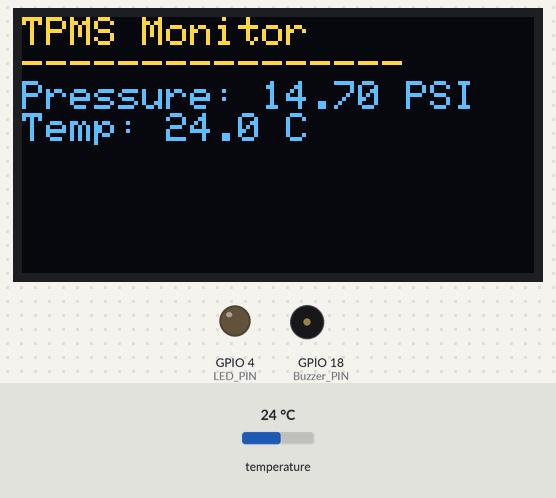
Simulated run of this program. Board: ESP32. Shown: 128×64 one-colour display, output pins drawn as LEDs (lit = HIGH), buzzer (waves = sounding, pin HIGH). The inputs (shaded band) are chosen by the test bench; at power-on: temperature 24 °C. The OLED is the two-colour kind (top 16 rows yellow); WiFi joins after 1.5 s; servers stay silent unless stated; what the program prints to the serial monitor is not drawn.

Above: at 4.4 s.
4.5 s: temperature set to 12 °C
At 9.3 s:
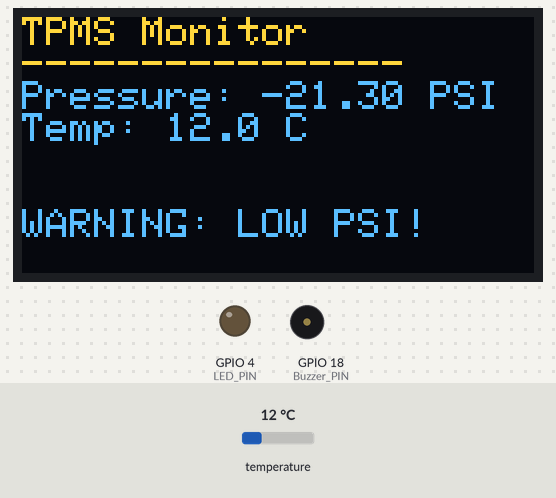
10.9 s: temperature set to 28 °C
At 12.3 s:
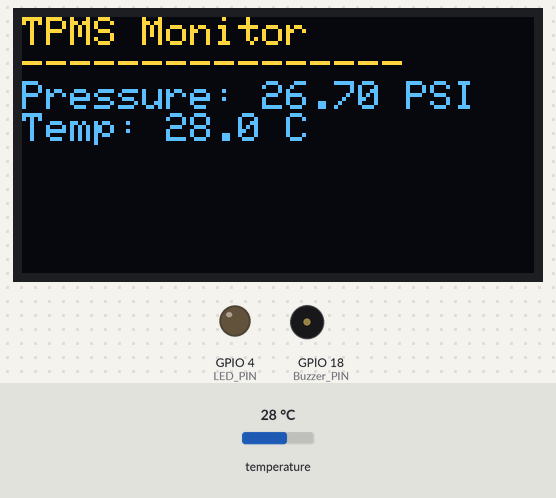
13.3 s: temperature set to 24.8 °C
At 15.0 s:
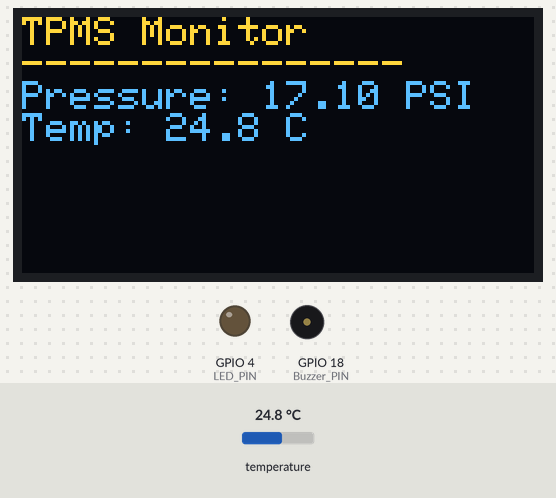
15.3 s: temperature set to 23.1 °C
At 16.8 s:
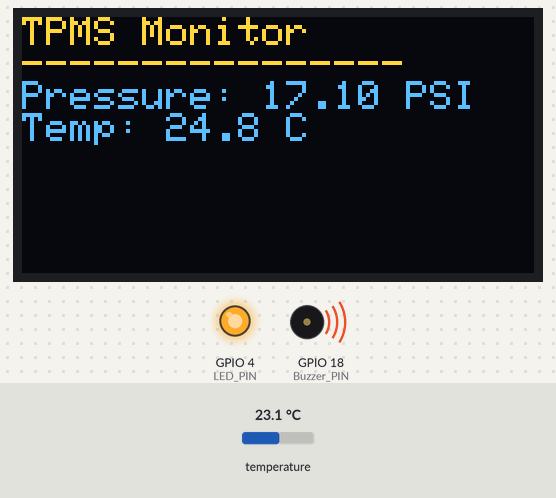
Timing chart, 0 to 21.3 s (numbered marks = the images above; inputs shaded):
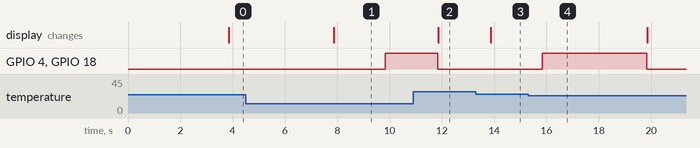

The program:

main.cpp
```cpp
// Blynk and Library Section
#define BLYNK_TEMPLATE_ID "TMPL666EqW8aD"
#define BLYNK_TEMPLATE_NAME "IoT Project"
#define BLYNK_AUTH_TOKEN "uBZj-A_paaaeospDaaen9jx9_gwCPaWZ"

#define BLYNK_PRINT Serial

#include <Arduino.h>
#include <Wire.h>
#include <WiFi.h>
#include <BlynkSimpleEsp32.h>

#include <Adafruit_Sensor.h>
#include <Adafruit_BMP280.h>
#include <Adafruit_GFX.h>
#include <Adafruit_SSD1306.h>

// Pins
#define LED_PIN     4
#define Buzzer_PIN  18

// WiFi Credentials
char ssid[] = "Redmi11";
char pass[] = "passward";

// OLED Display
#define SCREEN_WIDTH  128
#define SCREEN_HEIGHT 64
Adafruit_SSD1306 display(SCREEN_WIDTH, SCREEN_HEIGHT, &Wire, -1);

// BMP280 Object: Help in Pressure Sensing
Adafruit_BMP280 bmp;

// Pressure Variables
float normal_temperature = 0;
const float base_psi = 14.7;      // Base Pressure
const float warning_appear = 14.5;    // Warning appears at this pressure
const float warning_disappears = 14.6;  // Warning disappears at this pressure
const float multiplier = 3.0;         // Helps in Pressure calculation

bool LOWwarning = false;

// Timers:
// 3 Mins to check wether Pressure is Stable or not
const unsigned long THREE_MIN = 180000;

// Store time when pressure become low/stable
unsigned long lowStartTime = 0;
unsigned long stableStartTime = 0;

// Ensure msg sent only once. Otherwise msges send multiple times
bool lowMsgSent = false;
bool stableMsgSent = false;

// Alert Control
unsigned long alertStartTime = 0;
const unsigned long ALERT_DURATION = 3000;
const unsigned long ALERT_REPEAT_DELAY = 8000;
bool alertActive = false;

// OLED Control
bool oledFrozen = false;
unsigned long lastOledUpdate = 0;

// Blynk Timer
BlynkTimer timer;

// Functions:

void readDisplayAndSend() {

  // Read Temperature
  float temperature = bmp.readTemperature();
  // Skip the cycle to avoid wrong pressure calculation
  if (isnan(temperature) || temperature < -20 || temperature > 60) {
    Serial.println("BMP280 glitch detected  skipping cycle");
    return;
  }

  // Store Normal Pressure
  if (normal_temperature == 0) {
    normal_temperature = temperature;
  }

  // Calculating Pressure
  float pseudo_pressure =
    base_psi + (temperature - normal_temperature) * multiplier;

  // Low/Stable Logic
  if (LOWwarning) {
    if (pseudo_pressure >= warning_disappears) {
      LOWwarning = false;
      oledFrozen = false;
    }
  } else {
    if (pseudo_pressure <= warning_appear) {
      LOWwarning = true;
    }
  }

  // LED and Buzzer
  unsigned long now = millis();

  if (LOWwarning) {
    if (!alertActive && (now - alertStartTime >= ALERT_REPEAT_DELAY)) {
      alertActive = true;
      alertStartTime = now;
      digitalWrite(LED_PIN, HIGH);
      digitalWrite(Buzzer_PIN, HIGH);
    }

    if (alertActive && (now - alertStartTime >= ALERT_DURATION)) {
      digitalWrite(LED_PIN, LOW);
      digitalWrite(Buzzer_PIN, LOW);
      alertActive = false;
    }
  } else {
    digitalWrite(LED_PIN, LOW);
    digitalWrite(Buzzer_PIN, LOW);
    alertActive = false;
    alertStartTime = 0;
  }

  // OLED Update Controlls
  if (LOWwarning && millis() - lastOledUpdate < 4000) {
    return;   // reduce I2C stress during alert
  }
  lastOledUpdate = millis();

  if (!(LOWwarning && oledFrozen)) {

    display.clearDisplay();
    display.setTextSize(1);
    display.setTextColor(SSD1306_WHITE);

    display.setCursor(0, 0);
    display.println("TPMS Monitor");
    display.println("----------------");

    display.print("Pressure: ");
    display.print(pseudo_pressure, 2);
    display.println(" PSI");

    display.print("Temp: ");
    display.print(temperature, 1);
    display.println(" C");

    if (LOWwarning) {
      display.setCursor(0, 48);
      display.println("WARNING: LOW PSI!");
      oledFrozen = true;
    }

    display.display();
  }

  // Blynk: Virtual Pin Assinging
  Blynk.virtualWrite(V0, pseudo_pressure);
  Blynk.virtualWrite(V1, temperature);
  Blynk.virtualWrite(V2, LOWwarning ? 1 : 0);

  unsigned long currentTime = millis();

  // Notification Logic

if (pseudo_pressure <= warning_appear) {
  // For Low Pressure
  stableStartTime = 0;
  stableMsgSent = false;

  if (lowStartTime == 0) {
    lowStartTime = currentTime;
  }

  if ((currentTime - lowStartTime >= THREE_MIN) && !lowMsgSent) {
    Blynk.logEvent("pressure_low", "Warning: Pressure is LOW!");
    lowMsgSent = true;
  }

} else {
  // For Stable Pressure
  lowStartTime = 0;
  lowMsgSent = false;

  if (stableStartTime == 0) {
    stableStartTime = currentTime;
  }

  if ((currentTime - stableStartTime >= THREE_MIN) && !stableMsgSent) {
    Blynk.logEvent("pressure_stable", "Pressure is stable");
    stableMsgSent = true;
  }
}

  //For Serial Monitor
  Serial.print("Pressure: ");
  Serial.print(pseudo_pressure);
  Serial.print(" PSI | Temp: ");
  Serial.print(temperature);
  Serial.println(" C");
}

// Setup

void setup() {

  Serial.begin(115200);

  pinMode(LED_PIN, OUTPUT);
  pinMode(Buzzer_PIN, OUTPUT);

  Wire.begin(21, 22);
  Wire.setClock(100000);

  if (!display.begin(SSD1306_SWITCHCAPVCC, 0x3C)) {
    Serial.println("OLED init failed");
    while (1);
  }

  display.ssd1306_command(SSD1306_SETCONTRAST);
  display.ssd1306_command(0xFF);

  if (!bmp.begin(0x76)) {
    Serial.println("BMP280 init failed");
    while (1);
  }

  Blynk.begin(BLYNK_AUTH_TOKEN, ssid, pass);

  timer.setInterval(2000L, readDisplayAndSend);
}

//Loop
void loop() {
  Blynk.run();
  timer.run();
}
```

Measured:
- the behaviour switches between 24 and 23.9 °C on temperature (found by bisection; images 3 and 4)
- after the input at 4.5 s, GPIO 4 (LED_PIN), GPIO 18 (Buzzer_PIN): LOW → HIGH after 5.3 s; the display: changes after 3.4 s (image 1)
- after the input at 10.9 s, GPIO 4 (LED_PIN), GPIO 18 (Buzzer_PIN): HIGH → LOW after 0.94 s; the display: changes after 0.96 s (image 2)
- after the input at 13.3 s, the display: changes after 0.56 s (image 3)
- after the input at 15.3 s, GPIO 4 (LED_PIN), GPIO 18 (Buzzer_PIN): LOW → HIGH after 0.54 s, → LOW 4.0 s later
